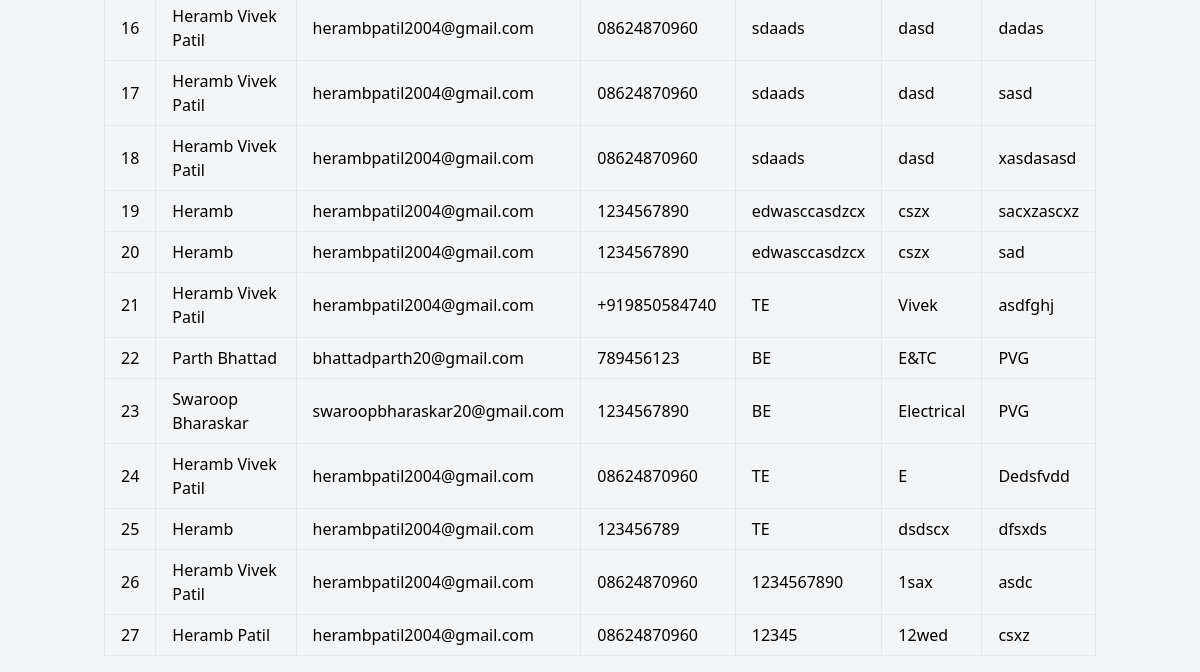
The page /participants_list/ (signed in, lower part) on the database as committed earlier.
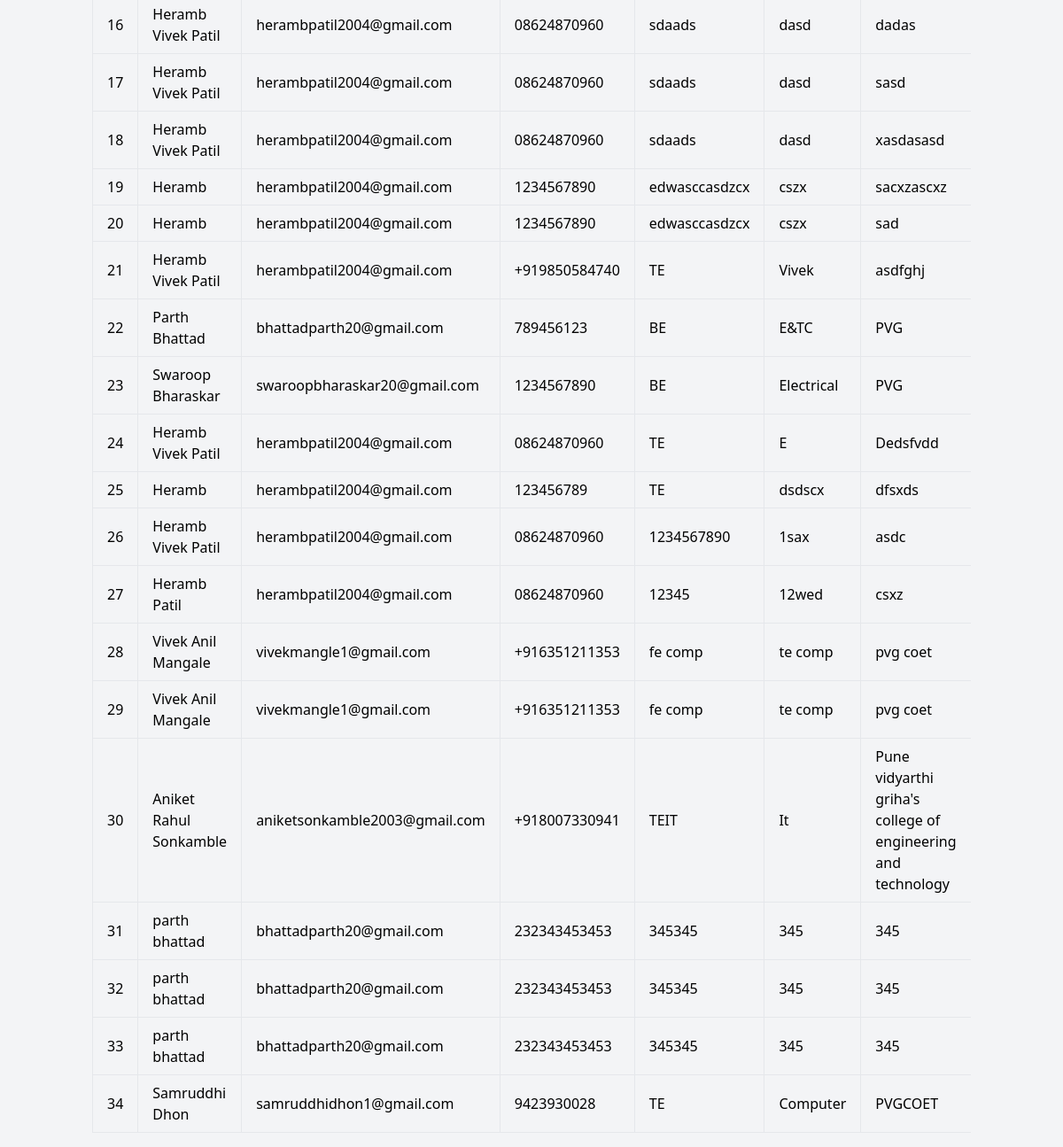
The same page on the database as committed later.
### ticketingapp/models.py (models this page shows)
class Participant(models.Model):
    event = models.ForeignKey(Event, on_delete=models.CASCADE, related_name='event_participants')
    booking_date = models.DateTimeField(auto_now_add=True)
    name = models.CharField(max_length=100)
    email = models.EmailField()
    mobile_number = models.CharField(max_length=20)
    participant_class = models.CharField(max_length=50)
    branch = models.CharField(max_length=100)
    college = models.CharField(max_length=200)

### ticketingapp/views.py (the view)
# urls.py: path('participants_list/', views.participants_list, name='participants_list'),
@staff_member_required
def participants_list(request):
    participants = Participant.objects.all()
    return render(request, 'participants_list.html', {'participants': participants})

### templates/participants_list.html (shortened to what this page needs)
{% extends "base.html" %}
{% block content %}
<div class="container mx-auto mt-8">
    <div class="overflow-x-auto">
        <table class="min-w-full table-auto border-collapse">
            <tbody>
                {% for participant in participants %}
                <tr class="border">
                    <td class="border px-4 py-2">{{ forloop.counter }}</td>
                    <td class="border px-4 py-2">{{ participant.name }}</td>
                    <td class="border px-4 py-2">{{ participant.email }}</td>
                    <td class="border px-4 py-2">{{ participant.mobile_number }}</td>
                    <td class="border px-4 py-2">{{ participant.participant_class }}</td>
                    <td class="border px-4 py-2">{{ participant.branch }}</td>
                    <td class="border px-4 py-2">{{ participant.college }}</td>
                </tr>
                {% endfor %}
            </tbody>
        </table>
    </div>
</div>
{% endblock %}

Rows that differ between the two databases and show on the page:
added Participant: name "Vivek Anil Mangale", email "vivekmangle1@gmail.com", mobile_number "+916351211353", participant_class "fe comp", branch "te comp", college "pvg coet"
added Participant: name "Vivek Anil Mangale", email "vivekmangle1@gmail.com", mobile_number "+916351211353", participant_class "fe comp", branch "te comp", college "pvg coet"
added Participant: name "Aniket Rahul Sonkamble", email "aniketsonkamble2003@gmail.com", mobile_number "+918007330941", participant_class "TEIT", branch "It", college "Pune vidyarthi griha's college of engineering and technology"
added Participant: name "parth bhattad", email "bhattadparth20@gmail.com", mobile_number "232343453453", participant_class "345345", branch "345", college "345"
added Participant: name "parth bhattad", email "bhattadparth20@gmail.com", mobile_number "232343453453", participant_class "345345", branch "345", college "345"
added Participant: name "parth bhattad", email "bhattadparth20@gmail.com", mobile_number "232343453453", participant_class "345345", branch "345", college "345"
added Participant: name "Samruddhi Dhon", email "samruddhidhon1@gmail.com", mobile_number "9423930028", participant_class "TE", branch "Computer", college "PVGCOET"
